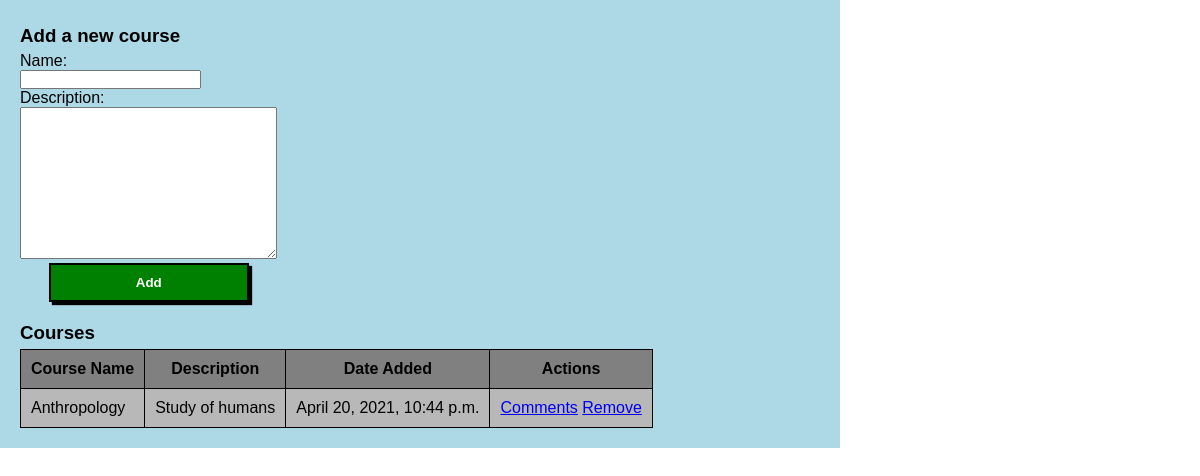
The app's page /, older data.
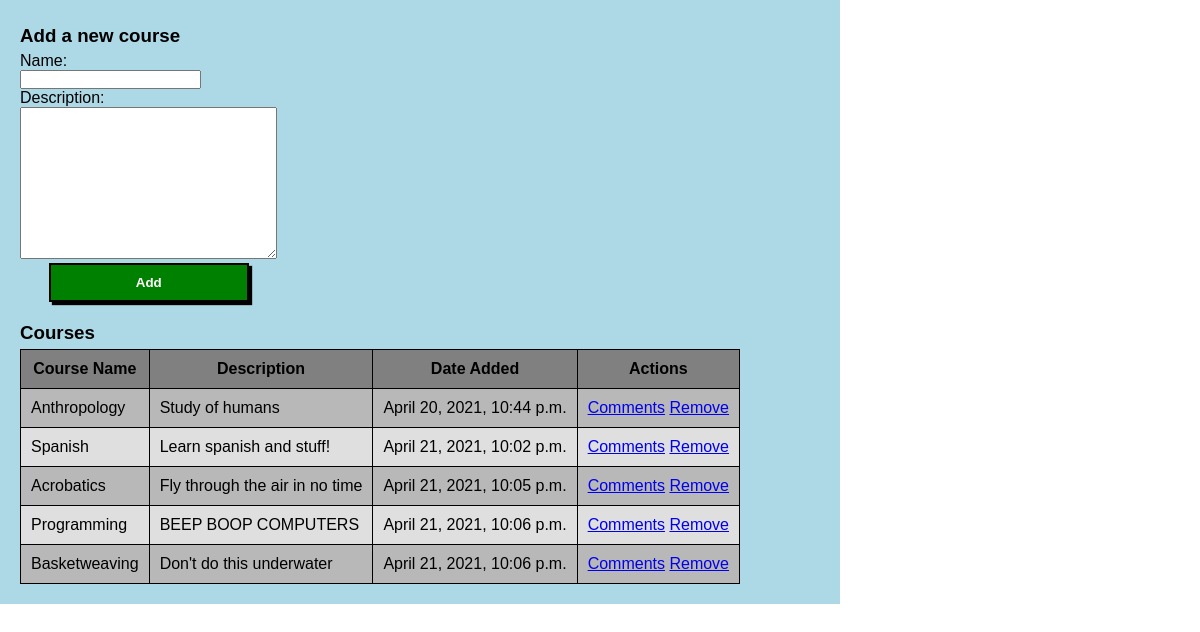
The same page, newer data.
### courses_app/models.py (models this page shows)
class Course(models.Model):
    name = models.CharField(max_length=32)
    objects = Course_Manager()
    created_at = models.DateTimeField(auto_now_add=True)
    updated_at = models.DateTimeField(auto_now=True)

class Description(models.Model):
    course = models.OneToOneField(Course, on_delete=models.CASCADE, primary_key=True)
    text = models.TextField()
    objects = Description_Manager()
    created_at = models.DateTimeField(auto_now_add=True)
    updated_at = models.DateTimeField(auto_now=True)
    def __str__(self):
        return self.text

### courses_app/views.py (the view)
# urls.py: path('', views.index),
def index(request):
    context = {
        'courses': Course.objects.all(),
    }
    return render(request, 'index.html', context)

### courses_app/templates/index.html (shortened to what this page needs)
<!DOCTYPE html>
<html lang="en">
<head>
    {% load static %}
    <link rel="stylesheet" type="text/css" href="{% static 'style.css' %}">
</head>
<body>
    <div id="wrapper">
        <form id="add-course" action="/courses/create/" method="POST">
            <h3>Add a new course</h3>
            <label for="name">Name:</label><br>
            <input type="text" name="name" id="name">
            <br>
            <label for="description">Description:</label><br>
            <textarea name="description" id="description" cols="30" rows="10"></textarea>
            <br>
            <input class="add-button styled-button" type="submit" value="Add">
        </form>
        <div id="table-wrapper">
            <h3>Courses</h3>
            <table>
                <thead>
                    <tr>
                        <th>Course Name</th>
                        <th>Description</th>
                        <th>Date Added</th>
                        <th>Actions</th>
                    </tr>
                </thead>
                <tbody>
                    {% for course in courses %}
                        <tr>
                            <td>{{course.name}}</td>
                            <td>{{course.description}}</td>
                            <td>{{course.created_at}}</td>
                            <td>
                                <a href="/courses/{{course.id}}">Comments</a>
                                <a class="remove" course-name="{{course.name}}" course-id="{{course.id}}" href="#">Remove</a>
                            </td>
                        </tr>
                    {% endfor %}
                </tbody>
            </table>
        </div>
    </div>
</body>
</html>

### courses_app/static/style.css (style rules this page uses)
* { margin: 0; padding: 0; }
#wrapper { background-color: lightblue; width: 800px; padding: 20px; font-family: sans-serif; }
#add-course { width: 30%; margin-bottom: 20px; }
.add-button { background-color: green; color: white; width: 200px; margin-left: 12%; }
.styled-button { padding: 10px; box-shadow: 3px 3px 1px black; border: 2px solid black; font-weight: bold; }
table, tr, th, td { padding: 10px; border: 1px solid black; border-collapse: collapse; }
thead { background-color: gray; }
tbody tr:nth-child(even) { background-color: rgb(223, 223, 223); }
tbody tr:nth-child(odd) { background-color: rgb(184, 184, 184); }
h1, h2, h3, h4 { margin: 5px 0px; }

Row changes from the older to the newer data that the page shows:
added Course: name "Spanish", description "Learn spanish and stuff!", created_at "April 21, 2021, 10:02 p.m."
added Course: name "Acrobatics", description "Fly through the air in no time", created_at "April 21, 2021, 10:05 p.m."
added Course: name "Programming", description "BEEP BOOP COMPUTERS", created_at "April 21, 2021, 10:06 p.m."
added Course: name "Basketweaving", description "Don't do this underwater", created_at "April 21, 2021, 10:06 p.m."
